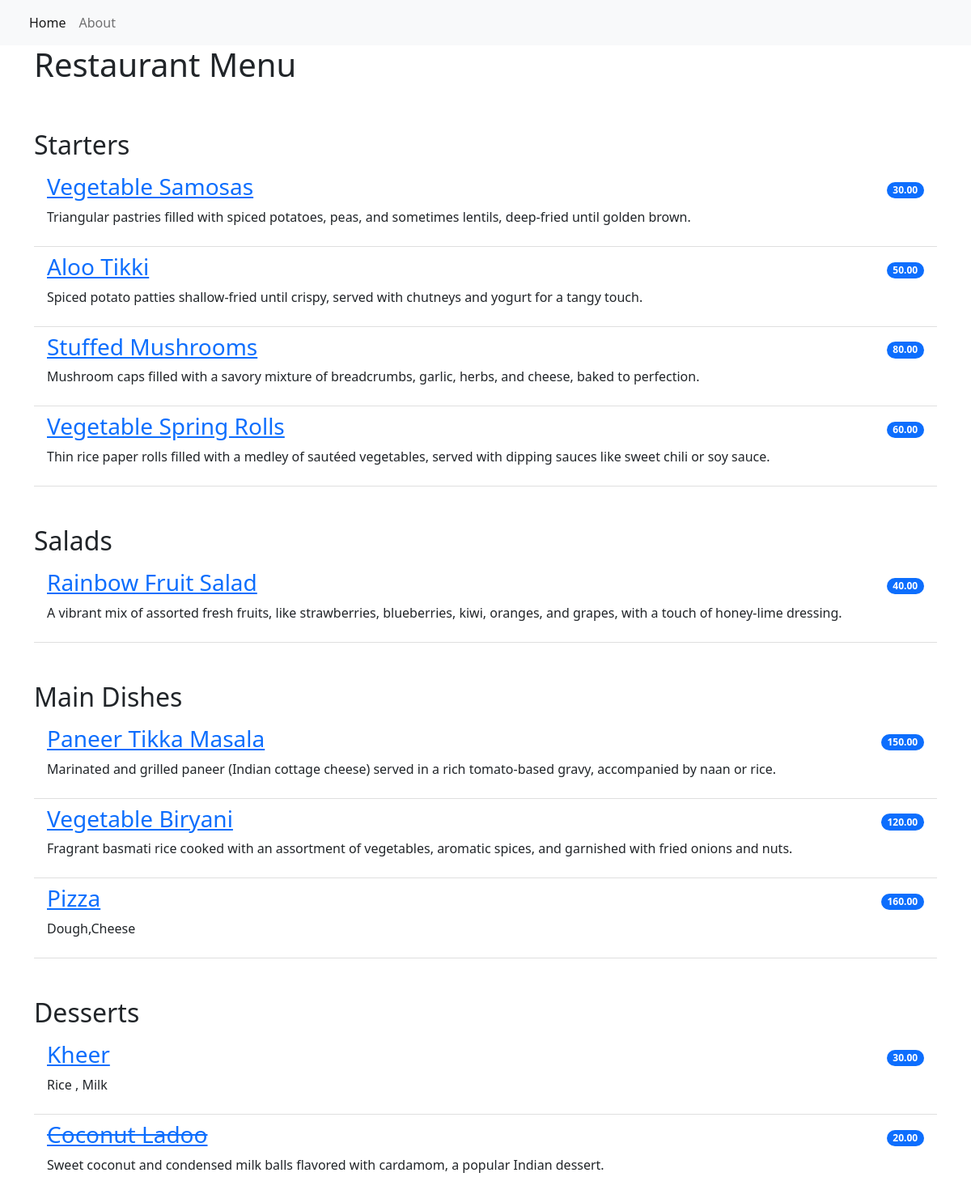
The page / on the database its author committed.
### restaurant_menu/models.py (models this page shows, shortened)
class Item(models.Model):
    meal = models.CharField(max_length=255, unique=True)
    description = models.CharField(max_length=500)
    price = models.DecimalField(max_digits=10, decimal_places=2)
    meal_type = models.CharField(max_length=255, choices=MEAL_TYPE)
    author = models.ForeignKey(User, on_delete=models.PROTECT)  # PROTECT=NO DELETE, CASCADE = DYNAMIC, SET_NULL = DEFAULT
    status = models.IntegerField(choices=STATUS, default=1)
    date_created = models.DateTimeField(auto_now_add=True)
    date_updated = models.DateTimeField(auto_now=True)

### restaurant_menu/views.py (the view)
# urls.py: path('', views.MenuList.as_view(), name="home"),
class MenuList(generic.ListView):
    queryset = Item.objects.order_by("-date_created")  # - for reverse order
    template_name = "index.html"
    def get_context_data(self, **kwargs):
        context = super().get_context_data(**kwargs)
        context["meals"] = MEAL_TYPE
        return context

### templates/index.html
{% extends 'base.html' %}
{% block content %}
<div class="container">
  <h1>Restaurant Menu</h1>
    <ul class="list-group list-group-flush">
        {% for meal in meals %}
            <h2 class="pt-5">{{ meal.1 }}</h2>
                {% for row in item_list %}
                    {% if row.meal_type == meal.0 %}
                        {% if row.status == 0 %}
                        <li class="list-group-item d-flex justify-content-between align-items-center border-0 pb-0">
                            <a href="{% url 'menu_item' row.pk %}"><h3><del>{{ row.meal }}</del></h3></a>
                            <span class="badge bg-primary rounded-pill">{{ row.price }}</span>
                        </li>
                        <li class="list-group-item pt-0">
                            <p>{{ row.description }}</p>
                        </li>
                        {% else %}
                        <li class="list-group-item d-flex justify-content-between align-items-center border-0 pb-0">
                            <a href="{% url 'menu_item' row.pk %}"><h3>{{ row.meal }}</h3></a>
                            <span class="badge bg-primary rounded-pill">{{ row.price }}</span>
                        </li>
                        <li class="list-group-item pt-0">
                            <p>{{ row.description }}</p>
                        </li>
                        {% endif %}
                    {% endif %}
                {% endfor %}
        {% endfor %}
    </ul>
</div>
{% endblock content %}

### templates/base.html (shortened to what this page needs)
<!DOCTYPE html>
<html lang="en">
    <head>
        <link href="https://cdn.jsdelivr.net/npm/bootstrap@5.2.0-beta1/dist/css/bootstrap.min.css" rel="stylesheet">
    </head>
    <body>
        <nav class="navbar navbar-expand-lg bg-light">
            <div class="container-fluid">
                <div class="collapse navbar-collapse" id="navbarNav">
                    <ul class="navbar-nav">
                         <li class="nav-item">
                            <a class="nav-link active" aria-current="page" href="{% url 'home' %}">Home</a>
                        </li>
                        <li class="nav-item">
                            <a class="nav-link" aria-current="page" href="{% url 'home' %}">About</a>
                        </li>
                    </ul>
                </div>
            </div>
        </nav>
        {% block content %}
        {% endblock content %}
    </body>
</html>

### rows shown on the page
Item: meal "Vegetable Samosas", price "30.00", description "Triangular pastries filled with spiced potatoes, peas, and sometimes lentils, deep-fried until golden brown."
Item: meal "Aloo Tikki", price "50.00", description "Spiced potato patties shallow-fried until crispy, served with chutneys and yogurt for a tangy touch."
Item: meal "Stuffed Mushrooms", price "80.00", description "Mushroom caps filled with a savory mixture of breadcrumbs, garlic, herbs, and cheese, baked to perfection."
Item: meal "Vegetable Spring Rolls", price "60.00", description "Thin rice paper rolls filled with a medley of sautéed vegetables, served with dipping sauces like sweet chili or soy sauce."
Item: meal "Rainbow Fruit Salad", price "40.00", description "A vibrant mix of assorted fresh fruits, like strawberries, blueberries, kiwi, oranges, and grapes, with a touch of honey-lime dressing."
Item: meal "Paneer Tikka Masala", price "150.00", description "Marinated and grilled paneer (Indian cottage cheese) served in a rich tomato-based gravy, accompanied by naan or rice."
Item: meal "Vegetable Biryani", price "120.00", description "Fragrant basmati rice cooked with an assortment of vegetables, aromatic spices, and garnished with fried onions and nuts."
Item: meal "Pizza", price "160.00", description "Dough,Cheese"
Item: meal "Kheer", price "30.00", description "Rice , Milk"
Item: meal "Coconut Ladoo", price "20.00", description "Sweet coconut and condensed milk balls flavored with cardamom, a popular Indian dessert."

### other values the page prints
{{ meal.1 }} "Starters" "Salads" "Main Dishes" "Desserts"
